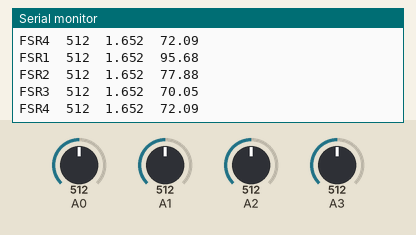
Bench run of a sketch on a simulated Arduino Uno, built with avr-gcc and run on an emulated ATmega328P. Parts: the last lines printed to the serial monitor. The test bench sets the inputs (shaded band); at power-on: A0 = 512, A1 = 512, A2 = 512, A3 = 512.

Above: at 1.7 s.
1.8 s: A0 set to 716
3.3 s: A1 set to 716
At 3.54 s:
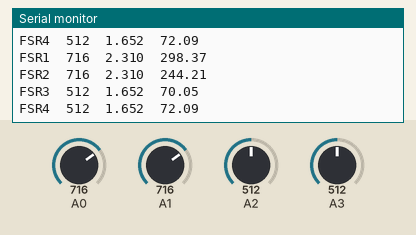
4.8 s: A2 set to 716
At 4.98 s:
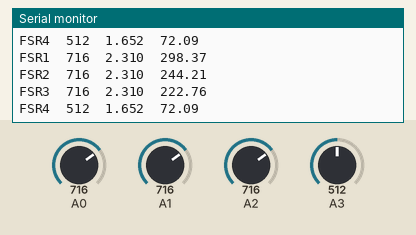
6.3 s: A3 set to 716
At 6.62 s:
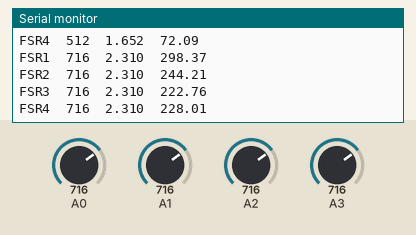
7.8 s: A0 set to 992
9.3 s: A1 set to 992
At 9.5 s:
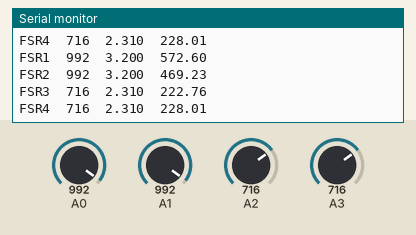
Timing chart, 0 to 11.8 s (numbered marks = the images above; inputs shaded):
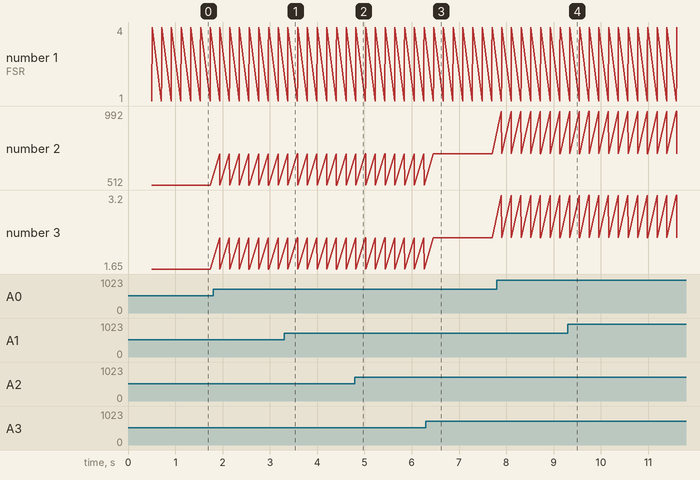

The sketch:

debug_FSRs.ino
```cpp
// === Voltage reference (Teensy 3.3V logic) ===
const float Vcc = 3.3;

// === Calibration coefficients (Force = slope * Vout + intercept) ===
const float slope[4] = {
  308.010,  // FSR1 (A0)
  252.743,  // FSR2 (A1)
  232.058,  // FSR3 (A2)
  236.940   // FSR4 (A3)
};

const float intercept[4] = {
  -413.037, // FSR1 (A0)
  -339.549, // FSR2 (A1)
  -313.218, // FSR3 (A2)
  -319.241  // FSR4 (A3)
};

void setup() {
  Serial.begin(115200);
  delay(500);
  Serial.println("FSR Raw, Vout, and Force Readout");
  Serial.println("Sensor\tRaw\tVout(V)\tForce(N)");
}

void loop() {
  // --- FSR1: A0 ---
  int raw_A0 = analogRead(A0);
  float vout_A0 = raw_A0 * (Vcc / 1023.0);
  float force_A0 = slope[0] * vout_A0 + intercept[0];
  if (force_A0 < 2.0) force_A0 = 0.0;
  Serial.print("FSR1\t");
  Serial.print(raw_A0);
  Serial.print("\t");
  Serial.print(vout_A0, 3);
  Serial.print("\t");
  Serial.println(force_A0, 2);

  // --- FSR2: A1 ---
  int raw_A1 = analogRead(A1);
  float vout_A1 = raw_A1 * (Vcc / 1023.0);
  float force_A1 = slope[1] * vout_A1 + intercept[1];
  if (force_A1 < 2.0) force_A1 = 0.0;
  Serial.print("FSR2\t");
  Serial.print(raw_A1);
  Serial.print("\t");
  Serial.print(vout_A1, 3);
  Serial.print("\t");
  Serial.println(force_A1, 2);

  // --- FSR3: A2 ---
  int raw_A2 = analogRead(A2);
  float vout_A2 = raw_A2 * (Vcc / 1023.0);
  float force_A2 = slope[2] * vout_A2 + intercept[2];
  if (force_A2 < 2.0) force_A2 = 0.0;
  Serial.print("FSR3\t");
  Serial.print(raw_A2);
  Serial.print("\t");
  Serial.print(vout_A2, 3);
  Serial.print("\t");
  Serial.println(force_A2, 2);

  // --- FSR4: A3 ---
  int raw_A3 = analogRead(A3);
  float vout_A3 = raw_A3 * (Vcc / 1023.0);
  float force_A3 = slope[3] * vout_A3 + intercept[3];
  if (force_A3 < 2.0) force_A3 = 0.0;
  Serial.print("FSR4\t");
  Serial.print(raw_A3);
  Serial.print("\t");
  Serial.print(vout_A3, 3);
  Serial.print("\t");
  Serial.println(force_A3, 2);

  Serial.println(); // Blank line between readings
  delay(200); // Adjust as needed
}
```

Measured:
- after the input at 3.3 s, the serial monitor: prints a new line after 0.08 s (image 1)
- after the input at 4.8 s, the serial monitor: prints a new line at once (image 2)
- after the input at 6.3 s, the serial monitor: prints a new line after 0.17 s (image 3)
- after the input at 9.3 s, the serial monitor: prints a new line at once (image 4)
